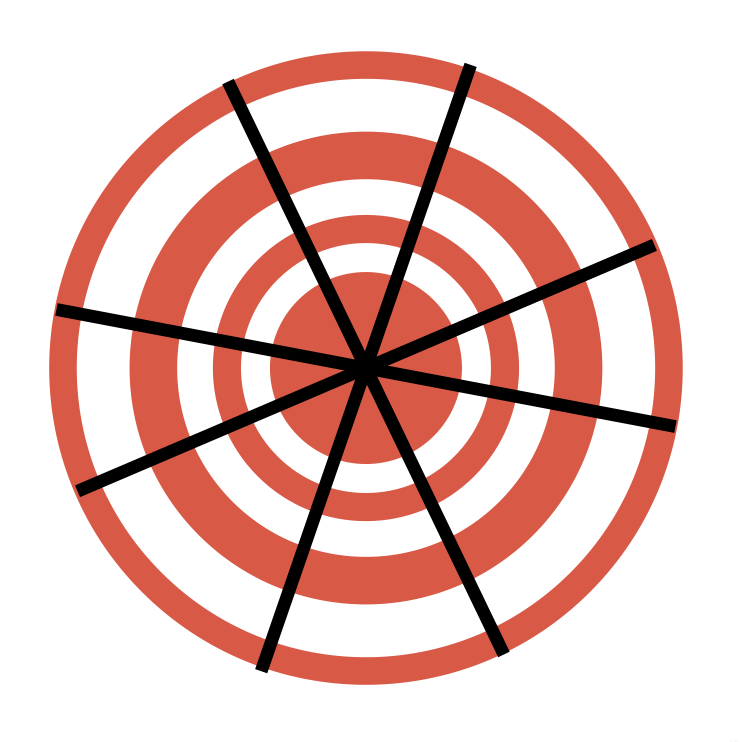
#> input picture ex18/18.png, 740 x 742 px
$ python 18.py
#> lines starting #> are read from the running program, lines starting #| are printed output that depends on the picture; after the words box and inside, x2 and y2 are one past the last pixel; in counts of white or black regions, pixels touching at a corner belong together
import cv2 as cv
import numpy as np


img = cv.imread('18.png', cv.IMREAD_GRAYSCALE)
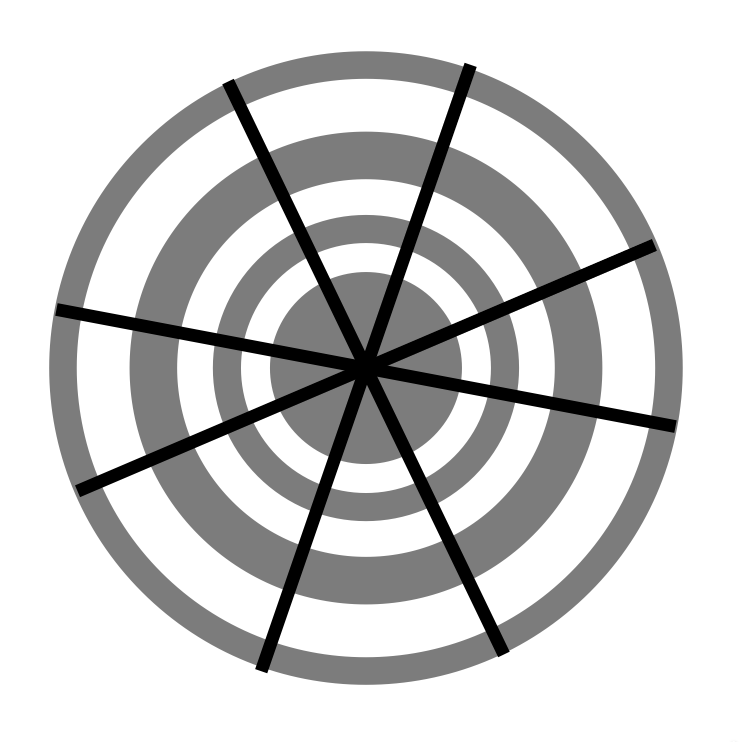
#> img: shape (742, 740); min 0, max 255, mean 204.5

# --- 3×3 Собель и Лапласиан ---
sobel_x_3 = np.array([[-1, 0, 1],
                      [-2, 0, 2],
                      [-1, 0, 1]], dtype=np.float32)

sobel_y_3 = np.array([[-1, -2, -1],
                      [ 0,  0,  0],
                      [ 1,  2,  1]], dtype=np.float32)

laplacian_3 = np.array([[ 0,  1,  0],
                        [ 1, -4,  1],
                        [ 0,  1,  0]], dtype=np.float32)

# Первая производная (градиенты по X и Y)
grad_x_3 = cv.filter2D(img, cv.CV_64F, sobel_x_3)
grad_y_3 = cv.filter2D(img, cv.CV_64F, sobel_y_3)
grad_3 = cv.magnitude(grad_x_3, grad_y_3)
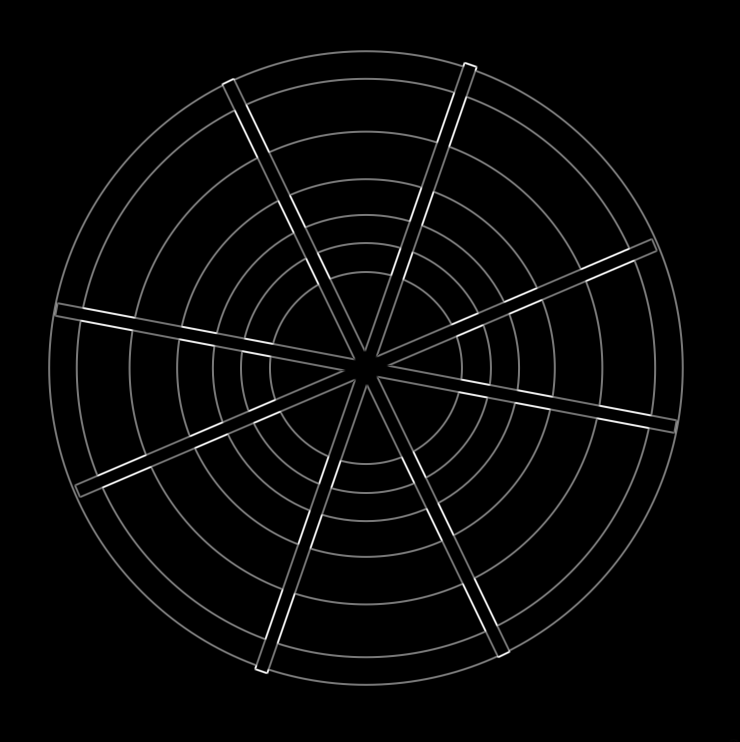
#> grad_3: shape (742, 740) float64; min 0, max 1104.5, mean 28; drawn with min black and max white

# Вторая производная (лапласиан)
lap_3 = cv.filter2D(img, cv.CV_64F, laplacian_3)
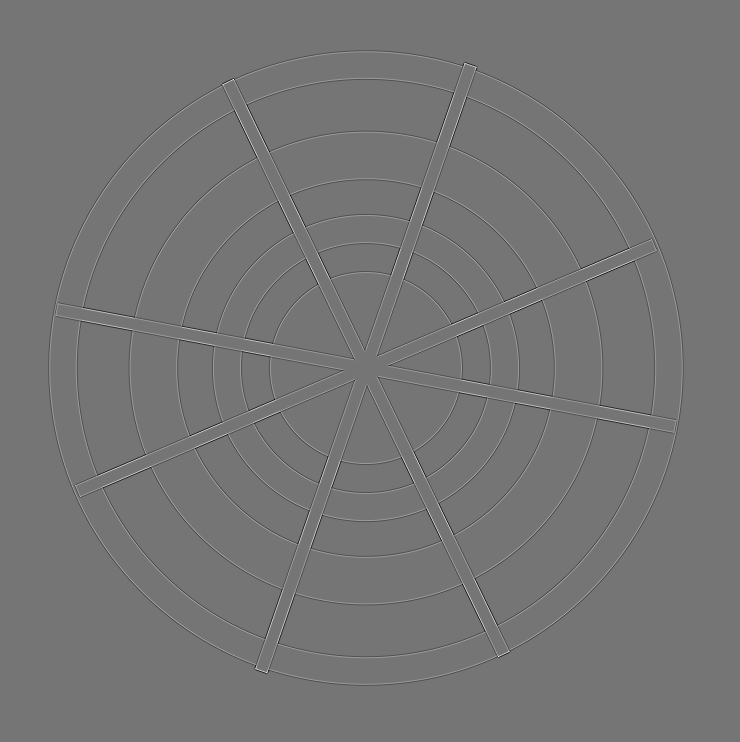
#> lap_3: shape (742, 740) float64; min -419, max 488, mean 0; drawn with min black and max white


for k in [5, 9, 13]:
    sobel_large = cv.Sobel(img, cv.CV_64F, 1, 0, ksize=k)
    lap_large = cv.Laplacian(img, cv.CV_64F, ksize=k)

    cv.imshow(f'Sobel (k={k})', sobel_large)
    cv.imshow(f'Laplacian (k={k})', lap_large)
#> this loop made 3 passes
#> pass 1, `cv.imshow(f'Sobel (k={k})', sobel_large)`:
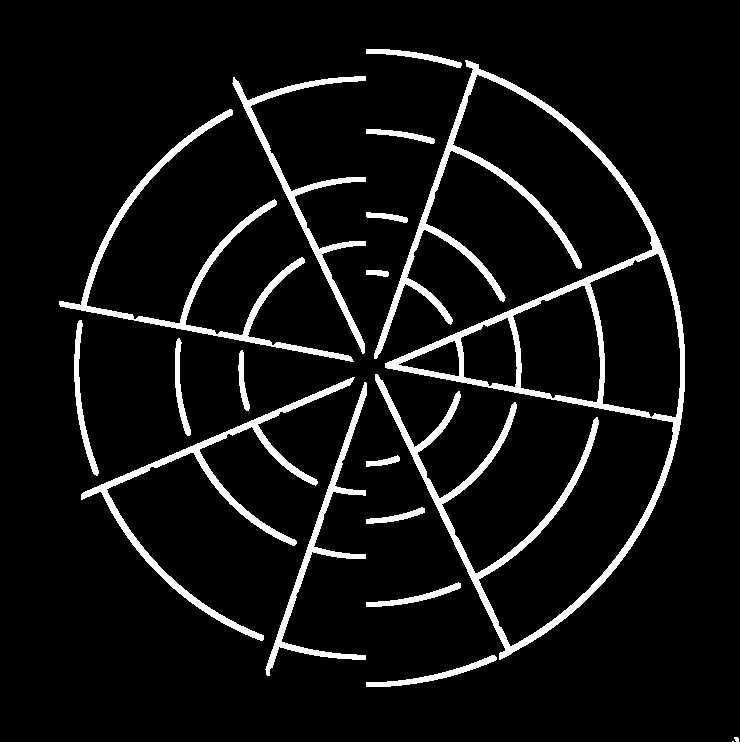
#> window 'Sobel (k=5)': shape (742, 740); 7.2% white; 18 white regions (1 under 20 px), largest, box (x1, y1, x2, y2) and area: (374, 60, 685, 660) 18584, (59, 109, 354, 362) 5077, (81, 377, 355, 641) 4899
#> pass 1, `cv.imshow(f'Laplacian (k={k})', lap_large)`:
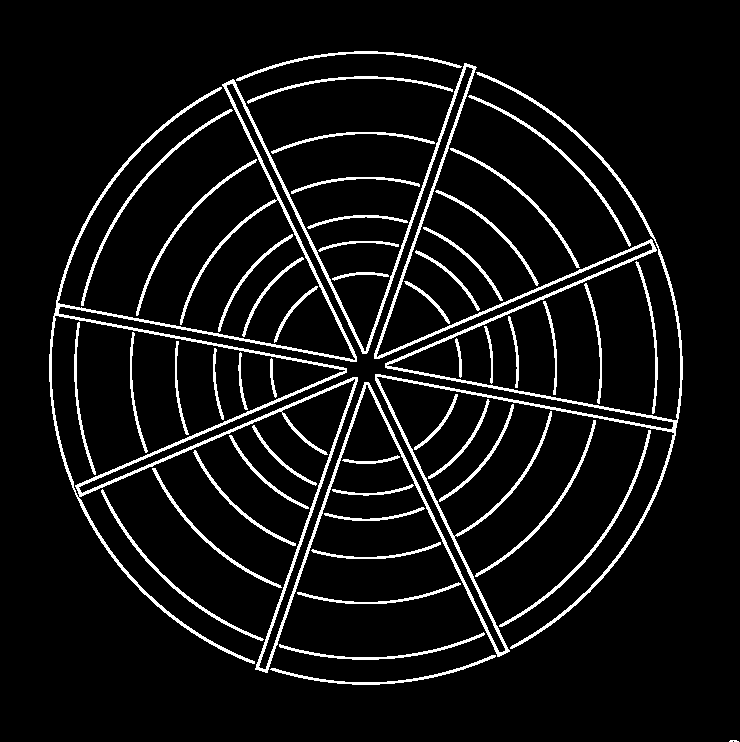
#> window 'Laplacian (k=5)': shape (742, 740); 7.3% white; 49 white regions (1 under 20 px), largest, box (x1, y1, x2, y2) and area: (49, 63, 683, 673) 21101, (499, 430, 651, 627) 853, (81, 109, 233, 306) 847


cv.imshow('Original', img)
cv.imshow('Sobel magnitude (3x3)', grad_3)
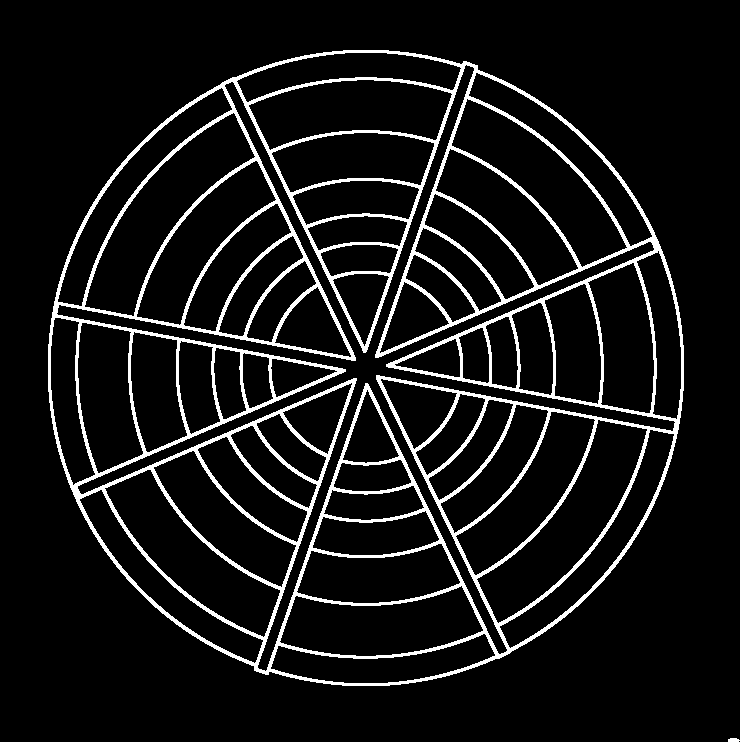
#> window 'Sobel magnitude (3x3)': shape (742, 740); 8.7% white; 2 white regions, box (x1, y1, x2, y2) and area: (48, 50, 684, 686) 47669, (728, 738, 740, 742) 41
cv.imshow('Laplacian (3x3)', lap_3)
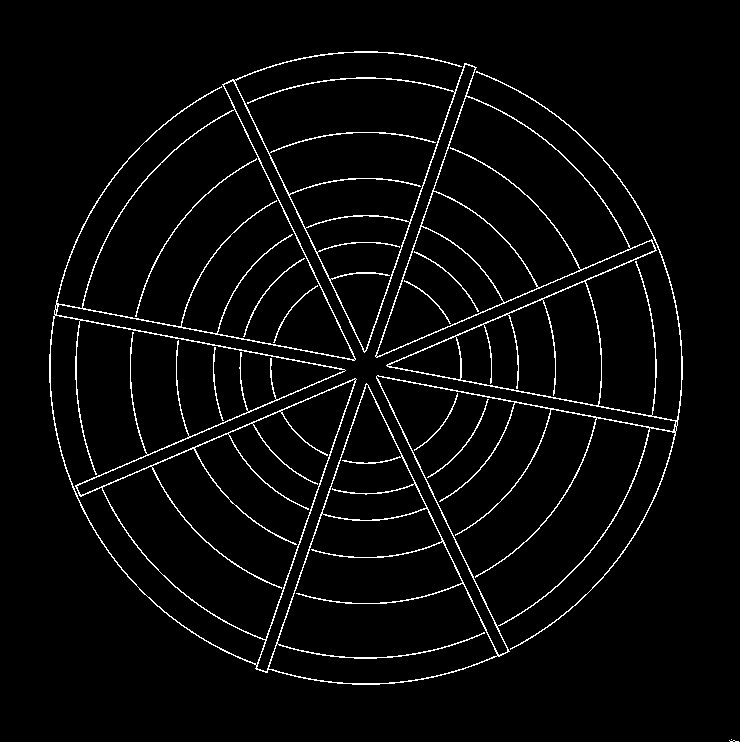
#> window 'Laplacian (3x3)': shape (742, 740); 3.5% white in thin lines or dots, all inside (x1, y1, x2, y2) = (49, 51, 739, 742)

cv.waitKey(0)
cv.destroyAllWindows()
